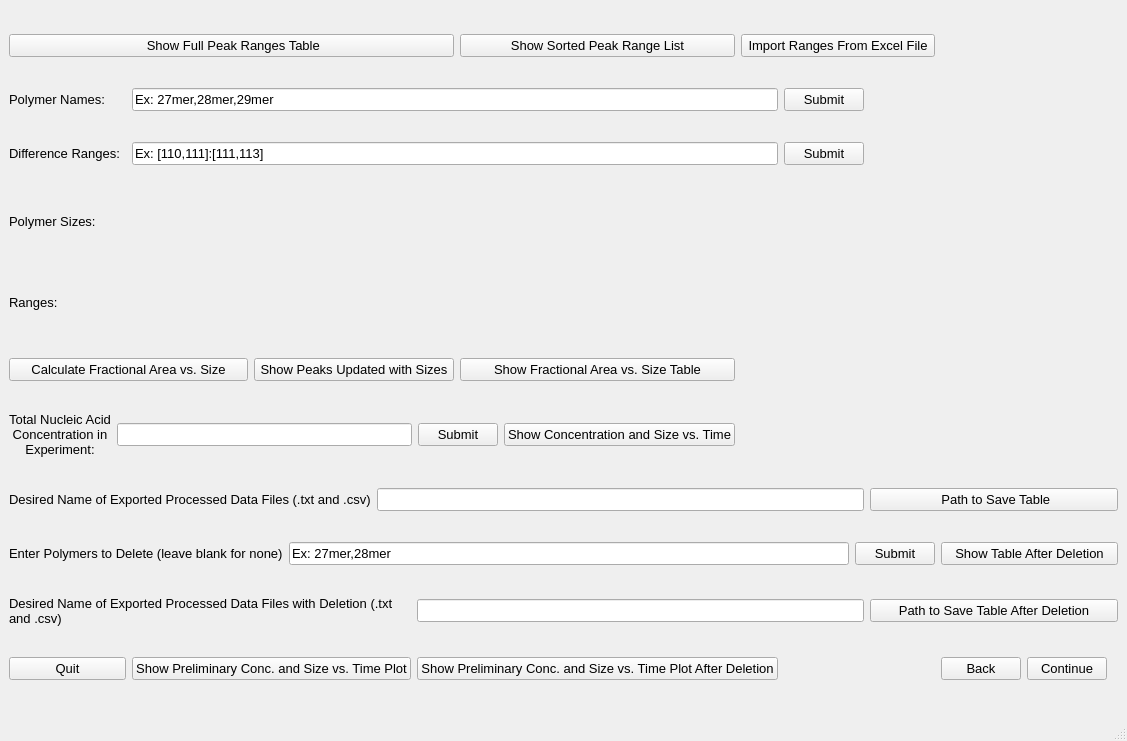
<?xml version="1.0" encoding="UTF-8"?>
<ui version="4.0">
 <class>MainWindow3</class>
 <widget class="QMainWindow" name="MainWindow3">
  <property name="geometry">
   <rect>
    <x>0</x>
    <y>0</y>
    <width>1106</width>
    <height>741</height>
   </rect>
  </property>
  <property name="windowTitle">
   <string>Peak Sizing and Quantification – Step 2</string>
  </property>
  <widget class="QWidget" name="centralwidget">
   <layout class="QGridLayout" name="gridLayout">
    <item row="9" column="3" colspan="7">
     <widget class="QLineEdit" name="lineEdit_5">
      <property name="font">
       <font>
        <pointsize>10</pointsize>
       </font>
      </property>
     </widget>
    </item>
    <item row="11" column="10" colspan="4">
     <widget class="QPushButton" name="pushButton_13">
      <property name="font">
       <font>
        <pointsize>10</pointsize>
       </font>
      </property>
      <property name="text">
       <string>Path to Save Table After Deletion</string>
      </property>
     </widget>
    </item>
    <item row="4" column="0">
     <widget class="QLabel" name="label_5">
      <property name="maximumSize">
       <size>
        <width>16777215</width>
        <height>50</height>
       </size>
      </property>
      <property name="font">
       <font>
        <pointsize>10</pointsize>
       </font>
      </property>
      <property name="text">
       <string>Ranges:</string>
      </property>
     </widget>
    </item>
    <item row="9" column="0" colspan="3">
     <widget class="QLabel" name="label_8">
      <property name="font">
       <font>
        <pointsize>10</pointsize>
       </font>
      </property>
      <property name="text">
       <string>Desired Name of Exported Processed Data Files (.txt and .csv)</string>
      </property>
      <property name="alignment">
       <set>Qt::AlignLeading|Qt::AlignLeft|Qt::AlignVCenter</set>
      </property>
     </widget>
    </item>
    <item row="6" column="0" colspan="2">
     <widget class="QPushButton" name="pushButton_16">
      <property name="font">
       <font>
        <pointsize>10</pointsize>
       </font>
      </property>
      <property name="text">
       <string>Calculate Fractional Area vs. Size</string>
      </property>
     </widget>
    </item>
    <item row="4" column="1" colspan="11">
     <widget class="QLabel" name="label_6">
      <property name="font">
       <font>
        <pointsize>10</pointsize>
       </font>
      </property>
      <property name="text">
       <string/>
      </property>
     </widget>
    </item>
    <item row="1" column="0">
     <widget class="QLabel" name="label_2">
      <property name="font">
       <font>
        <pointsize>10</pointsize>
       </font>
      </property>
      <property name="text">
       <string>Polymer Names:</string>
      </property>
     </widget>
    </item>
    <item row="8" column="6" colspan="2">
     <widget class="QPushButton" name="pushButton_6">
      <property name="font">
       <font>
        <pointsize>10</pointsize>
       </font>
      </property>
      <property name="text">
       <string>Show Concentration and Size vs. Time</string>
      </property>
     </widget>
    </item>
    <item row="3" column="0">
     <widget class="QLabel" name="label_4">
      <property name="maximumSize">
       <size>
        <width>16777215</width>
        <height>50</height>
       </size>
      </property>
      <property name="font">
       <font>
        <pointsize>10</pointsize>
       </font>
      </property>
      <property name="text">
       <string>Polymer Sizes:</string>
      </property>
     </widget>
    </item>
    <item row="9" column="10" colspan="4">
     <widget class="QPushButton" name="pushButton_12">
      <property name="font">
       <font>
        <pointsize>10</pointsize>
       </font>
      </property>
      <property name="text">
       <string> Path to Save Table</string>
      </property>
     </widget>
    </item>
    <item row="1" column="1" colspan="8">
     <widget class="QLineEdit" name="lineEdit_2">
      <property name="font">
       <font>
        <pointsize>10</pointsize>
       </font>
      </property>
      <property name="text">
       <string>Ex: 27mer,28mer,29mer</string>
      </property>
     </widget>
    </item>
    <item row="6" column="2" colspan="3">
     <widget class="QPushButton" name="pushButton_7">
      <property name="font">
       <font>
        <pointsize>10</pointsize>
       </font>
      </property>
      <property name="text">
       <string>Show Peaks Updated with Sizes</string>
      </property>
     </widget>
    </item>
    <item row="3" column="1" colspan="11">
     <widget class="QLabel" name="label">
      <property name="font">
       <font>
        <pointsize>10</pointsize>
       </font>
      </property>
      <property name="text">
       <string/>
      </property>
     </widget>
    </item>
    <item row="12" column="1" colspan="3">
     <widget class="QPushButton" name="pushButton_18">
      <property name="font">
       <font>
        <pointsize>10</pointsize>
       </font>
      </property>
      <property name="text">
       <string>Show Preliminary Conc. and Size vs. Time Plot</string>
      </property>
      <property name="flat">
       <bool>false</bool>
      </property>
     </widget>
    </item>
    <item row="0" column="5" colspan="3">
     <widget class="QPushButton" name="pushButton_5">
      <property name="font">
       <font>
        <pointsize>10</pointsize>
       </font>
      </property>
      <property name="text">
       <string>Show Sorted Peak Range List</string>
      </property>
     </widget>
    </item>
    <item row="0" column="0" colspan="5">
     <widget class="QPushButton" name="pushButton">
      <property name="font">
       <font>
        <pointsize>10</pointsize>
       </font>
      </property>
      <property name="text">
       <string> Show Full Peak Ranges Table</string>
      </property>
     </widget>
    </item>
    <item row="0" column="8" colspan="4">
     <widget class="QPushButton" name="pushButton_14">
      <property name="font">
       <font>
        <pointsize>10</pointsize>
       </font>
      </property>
      <property name="text">
       <string>Import Ranges From Excel File</string>
      </property>
     </widget>
    </item>
    <item row="1" column="9">
     <widget class="QPushButton" name="pushButton_2">
      <property name="font">
       <font>
        <pointsize>10</pointsize>
       </font>
      </property>
      <property name="text">
       <string>Submit</string>
      </property>
     </widget>
    </item>
    <item row="2" column="1" colspan="8">
     <widget class="QLineEdit" name="lineEdit">
      <property name="font">
       <font>
        <pointsize>10</pointsize>
       </font>
      </property>
      <property name="text">
       <string>Ex: [110,111]:[111,113]</string>
      </property>
     </widget>
    </item>
    <item row="10" column="12" colspan="2">
     <widget class="QPushButton" name="pushButton_11">
      <property name="font">
       <font>
        <pointsize>10</pointsize>
       </font>
      </property>
      <property name="text">
       <string>Show Table After Deletion</string>
      </property>
     </widget>
    </item>
    <item row="2" column="9">
     <widget class="QPushButton" name="pushButton_3">
      <property name="font">
       <font>
        <pointsize>10</pointsize>
       </font>
      </property>
      <property name="text">
       <string>Submit</string>
      </property>
     </widget>
    </item>
    <item row="12" column="0">
     <widget class="QPushButton" name="pushButton_10">
      <property name="font">
       <font>
        <pointsize>10</pointsize>
       </font>
      </property>
      <property name="text">
       <string>Quit</string>
      </property>
     </widget>
    </item>
    <item row="8" column="0" colspan="6">
     <layout class="QHBoxLayout" name="horizontalLayout_3">
      <item>
       <widget class="QLabel" name="label_7">
        <property name="font">
         <font>
          <pointsize>10</pointsize>
         </font>
        </property>
        <property name="text">
         <string>Total Nucleic Acid Concentration in Experiment:</string>
        </property>
        <property name="alignment">
         <set>Qt::AlignCenter</set>
        </property>
        <property name="wordWrap">
         <bool>true</bool>
        </property>
       </widget>
      </item>
      <item>
       <widget class="QLineEdit" name="lineEdit_3">
        <property name="font">
         <font>
          <pointsize>10</pointsize>
         </font>
        </property>
       </widget>
      </item>
      <item>
       <widget class="QPushButton" name="pushButton_15">
        <property name="font">
         <font>
          <pointsize>10</pointsize>
         </font>
        </property>
        <property name="text">
         <string>Submit</string>
        </property>
       </widget>
      </item>
     </layout>
    </item>
    <item row="12" column="12">
     <layout class="QHBoxLayout" name="horizontalLayout">
      <item>
       <widget class="QPushButton" name="pushButton_8">
        <property name="font">
         <font>
          <pointsize>10</pointsize>
         </font>
        </property>
        <property name="text">
         <string>Back</string>
        </property>
       </widget>
      </item>
      <item>
       <widget class="QPushButton" name="pushButton_9">
        <property name="font">
         <font>
          <pointsize>10</pointsize>
         </font>
        </property>
        <property name="text">
         <string>Continue</string>
        </property>
       </widget>
      </item>
     </layout>
    </item>
    <item row="10" column="0" colspan="12">
     <layout class="QHBoxLayout" name="horizontalLayout_5">
      <item>
       <layout class="QHBoxLayout" name="horizontalLayout_2">
        <item>
         <widget class="QLabel" name="label_10">
          <property name="font">
           <font>
            <pointsize>10</pointsize>
           </font>
          </property>
          <property name="text">
           <string>Enter Polymers to Delete (leave blank for none)</string>
          </property>
         </widget>
        </item>
        <item>
         <widget class="QLineEdit" name="lineEdit_4">
          <property name="font">
           <font>
            <pointsize>10</pointsize>
           </font>
          </property>
          <property name="text">
           <string>Ex: 27mer,28mer</string>
          </property>
         </widget>
        </item>
        <item>
         <widget class="QPushButton" name="pushButton_17">
          <property name="font">
           <font>
            <pointsize>10</pointsize>
           </font>
          </property>
          <property name="text">
           <string>Submit</string>
          </property>
         </widget>
        </item>
       </layout>
      </item>
     </layout>
    </item>
    <item row="6" column="5" colspan="3">
     <widget class="QPushButton" name="pushButton_4">
      <property name="font">
       <font>
        <pointsize>10</pointsize>
       </font>
      </property>
      <property name="text">
       <string>Show Fractional Area vs. Size Table</string>
      </property>
     </widget>
    </item>
    <item row="11" column="0" colspan="4">
     <widget class="QLabel" name="label_11">
      <property name="font">
       <font>
        <pointsize>10</pointsize>
       </font>
      </property>
      <property name="text">
       <string>Desired Name of Exported Processed Data Files with Deletion (.txt and .csv)</string>
      </property>
      <property name="alignment">
       <set>Qt::AlignLeading|Qt::AlignLeft|Qt::AlignVCenter</set>
      </property>
      <property name="wordWrap">
       <bool>true</bool>
      </property>
     </widget>
    </item>
    <item row="2" column="0">
     <widget class="QLabel" name="label_3">
      <property name="font">
       <font>
        <pointsize>10</pointsize>
       </font>
      </property>
      <property name="text">
       <string>Difference Ranges:</string>
      </property>
     </widget>
    </item>
    <item row="11" column="4" colspan="6">
     <widget class="QLineEdit" name="lineEdit_6">
      <property name="font">
       <font>
        <pointsize>10</pointsize>
       </font>
      </property>
     </widget>
    </item>
    <item row="12" column="4" colspan="5">
     <widget class="QPushButton" name="pushButton_19">
      <property name="font">
       <font>
        <pointsize>10</pointsize>
       </font>
      </property>
      <property name="text">
       <string>Show Preliminary Conc. and Size vs. Time Plot After Deletion</string>
      </property>
     </widget>
    </item>
   </layout>
  </widget>
  <widget class="QMenuBar" name="menubar">
   <property name="geometry">
    <rect>
     <x>0</x>
     <y>0</y>
     <width>1106</width>
     <height>21</height>
    </rect>
   </property>
  </widget>
  <widget class="QStatusBar" name="statusbar"/>
 </widget>
 <resources/>
 <connections/>
</ui>
